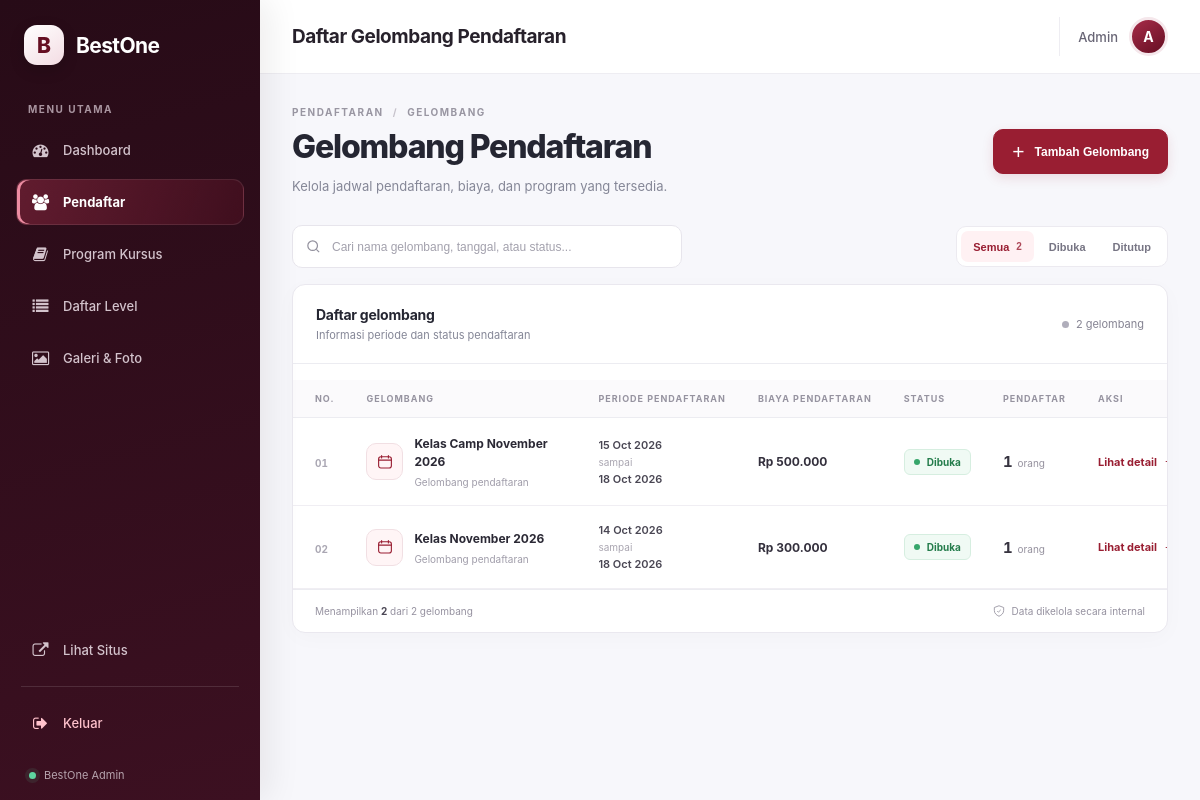
The page /admin/pendaftar (signed in) on the database its author committed.
### models/database.py (models this page shows, shortened)
class Periode(db.Model):
    __tablename__ = 'periode'
    id = db.Column(db.Integer, primary_key=True)
    nama = db.Column(db.String(100), nullable=False)
    mulai = db.Column(db.DateTime)
    selesai = db.Column(db.DateTime)
    kelas_mulai = db.Column(db.DateTime)
    program_dibuka = db.Column(db.String(255))
    level_dibuka = db.Column(db.Text, nullable=True)
    biaya = db.Column(db.Integer)
    diskon = db.Column(db.Integer)
    link_grup_wa = db.Column(db.String(255))
    dibuat_pada = db.Column(db.DateTime, default=db.func.now())
    pendaftar = db.relationship('Pendaftar', backref='periode', lazy=True, cascade='all, delete-orphan')
    @property
    def biaya_akhir(self):
        if not self.biaya:
            return 0
        if not self.diskon:
            return self.biaya
        return int(self.biaya * (100 - self.diskon) / 100)
    @property
    def sedang_aktif(self):
        from datetime import datetime
        sekarang = datetime.now()
        if self.mulai and self.selesai:
            return self.mulai <= sekarang <= self.selesai
        if self.mulai:
            return sekarang >= self.mulai
        if self.selesai:
            return sekarang <= self.selesai
        return False

### routes/admin/pendaftar.py (the view)
@pendaftar_bp.route('/pendaftar')
def pendaftar():
    cek = cek_login()
    if cek: return cek
    daftar_periode = Periode.query.order_by(Periode.dibuat_pada.desc()).all()
    daftar_program = ProgramKursus.query.order_by(ProgramKursus.nama).all()
    daftar_level = Level.query.order_by(Level.nama).all()
    return render_template('admin/pendaftar.html',
        halaman='pendaftar',
        daftar_periode=daftar_periode,
        daftar_program=daftar_program,
        daftar_level=daftar_level,
    )

### app.py (called while the page is built)
@app.before_request
def force_https():
    if request.headers.get("X-Forwarded-Proto") == "https":
        request.environ["wsgi.url_scheme"] = "https"

### routes/admin/pendaftar.py (called while the page is built)
def cek_login():
    if not session.get('admin_logged_in'):
        return redirect(url_for('login.login'))

### templates/admin/pendaftar.html (shortened to what this page needs)
{% extends "admin/base_admin.html" %}
{% block judul_halaman %}Daftar Gelombang Pendaftaran{% endblock %}
{% block isi %}
<div class="gelombang-header">
  <div class="gelombang-heading">
    <div class="gelombang-breadcrumb">
      <span>PENDAFTARAN</span>
      <span class="breadcrumb-separator">/</span>
      <span>GELOMBANG</span>
    </div>
    <h2>Gelombang Pendaftaran</h2>
    <p>Kelola jadwal pendaftaran, biaya, dan program yang tersedia.</p>
  </div>
  <button class="btn-utama" id="btnBukaModalTambah" type="button">
    <span class="ikon-plus">+</span>
    Tambah Gelombang
  </button>
</div>
<div class="gelombang-toolbar">
  <div class="gelombang-search">
    <svg viewBox="0 0 24 24" fill="none" aria-hidden="true">
      <circle cx="10.8" cy="10.8" r="6.8"></circle>
      <path d="m16 16 4 4"></path>
    </svg>
    <input
      type="text"
      id="cariPeriode"
      placeholder="Cari nama gelombang, tanggal, atau status..."
      autocomplete="off"
    >
  </div>
  <div class="filter-status" role="group" aria-label="Filter status gelombang">
    <button type="button" class="filter-status-btn aktif-filter" data-filter="semua">
      Semua <span class="filter-jumlah">{{ daftar_periode|length }}</span>
    </button>
    <button type="button" class="filter-status-btn" data-filter="aktif">
      Dibuka
    </button>
    <button type="button" class="filter-status-btn" data-filter="tutup">
      Ditutup
    </button>
  </div>
</div>
<div class="gelombang-panel">
  <div class="gelombang-panel-heading">
    <div>
      <h3>Daftar gelombang</h3>
      <p>Informasi periode dan status pendaftaran</p>
    </div>
    <span class="total-gelombang">
      <span class="total-gelombang-dot"></span>
      <span id="jumlahHasil">{{ daftar_periode|length }} gelombang</span>
    </span>
  </div>
  <div class="tabel-wrapper">
    <table class="tabel-data" id="tabelPeriode">
      <thead>
        <tr>
          <th class="kolom-no">NO.</th>
          <th>GELOMBANG</th>
          <th>PERIODE PENDAFTARAN</th>
          <th>BIAYA PENDAFTARAN</th>
          <th>STATUS</th>
          <th>PENDAFTAR</th>
          <th class="kolom-aksi">AKSI</th>
        </tr>
      </thead>
      <tbody>
        {% for p in daftar_periode %}
        <tr
          class="baris-periode"
          data-status="{{ 'aktif' if p.sedang_aktif else 'tutup' }}"
        >
          <td class="kolom-no">
            <span class="nomor-baris">{{ '%02d'|format(loop.index) }}</span>
          </td>
          <td class="sel-gelombang">
            <div class="nama-gelombang">
              <span class="gelombang-mark">
                <svg viewBox="0 0 24 24" fill="none" aria-hidden="true">
                  <rect x="3.5" y="5" width="17" height="15" rx="3"></rect>
                  <path d="M7.5 3.5v3M16.5 3.5v3M3.5 9.5h17"></path>
                </svg>
              </span>
              <div class="nama-gelombang-info">
                <strong>{{ p.nama }}</strong>
                <span>Gelombang pendaftaran</span>
              </div>
            </div>
          </td>
          <td>
            <div class="tanggal-periode">
              {% if p.mulai and p.selesai %}
                <strong>{{ p.mulai.strftime('%d %b %Y') }}</strong>
                <span>sampai</span>
                <strong>{{ p.selesai.strftime('%d %b %Y') }}</strong>
              {% elif p.mulai %}
                <strong>{{ p.mulai.strftime('%d %b %Y') }}</strong>
                <span>Tanggal mulai</span>
              {% elif p.selesai %}
                <strong>{{ p.selesai.strftime('%d %b %Y') }}</strong>
                <span>Batas pendaftaran</span>
              {% else %}
                <span class="data-kosong">Belum ditentukan</span>
              {% endif %}
            </div>
          </td>
          <td>
            {% if p.biaya %}
              <div class="biaya-info">
                <strong>Rp {{ "{:,}".format(p.biaya_akhir).replace(',', '.') }}</strong>
              </div>
            {% else %}
              <span class="data-kosong">Tidak ditentukan</span>
            {% endif %}
          </td>
          <td>
            {% if p.sedang_aktif %}
              <span class="status-pill status-dibuka">
                <span class="status-indikator"></span>
                Dibuka
              </span>
            {% else %}
              <span class="status-pill status-ditutup">
                <span class="status-indikator"></span>
                Ditutup
              </span>
            {% endif %}
          </td>
          <td>
            <div class="pendaftar-info">
              <span class="pendaftar-angka">{{ p.pendaftar|length }}</span>
              <span>orang</span>
            </div>
          </td>
          <td class="kolom-aksi">
            <div class="aksi-modern">
              <a
                href="{{ url_for('admin_pendaftar.detail', periode_id=p.id) }}"
                class="aksi-detail"
                title="Lihat detail gelombang"
              >
                Lihat detail
                <svg viewBox="0 0 24 24" fill="none" aria-hidden="true">
                  <path d="M5 12h14M13 5l7 7-7 7"></path>
                </svg>
              </a>
            </div>
          </td>
        </tr>
        {% endfor %}
      </tbody>
    </table>
  </div>
  <div class="gelombang-panel-footer">
    <span>Menampilkan <strong id="jumlahTerlihat">{{ daftar_periode|length }}</strong> dari {{ daftar_periode|length }} gelombang</span>
    <span class="footer-aman">
      <svg viewBox="0 0 24 24" fill="none" aria-hidden="true">
        <path d="M12 3 20 6v5c0 5-3.5 8-8 10-4.5-2-8-5-8-10V6l8-3Z"></path>
        <path d="m9 12 2 2 4-4"></path>
      </svg>
      Data dikelola secara internal
    </span>
  </div>
</div>
{% endblock %}

### templates/admin/base_admin.html (shortened to what this page needs)
<!DOCTYPE html>
<html lang="id">
<head>
  <link rel="stylesheet" href="https://cdnjs.cloudflare.com/ajax/libs/font-awesome/4.7.0/css/font-awesome.min.css">
  <link rel="stylesheet" href="{{ url_for('static', filename='css/admin/base.css') }}">
</head>
<body>
  <div class="admin-wrapper">
    <aside class="sidebar" id="sidebar">
      <div class="sidebar-inner">
        <a href="{{ url_for('admin_dashboard.dashboard') }}" class="sidebar-logo">
          <span class="logo-mark">B</span>
          <span class="logo-text">BestOne</span>
        </a>
        <div class="sidebar-label">MENU UTAMA</div>
        <nav class="sidebar-menu">
          <ul>
            <li>
              <a href="{{ url_for('admin_dashboard.dashboard') }}"
                class="menu-link {% if halaman == 'dashboard' %}aktif{% endif %}">
                <i class="fa fa-tachometer"></i>
                <span>Dashboard</span>
              </a>
            </li>
            <li>
              <a href="{{ url_for('admin_pendaftar.pendaftar') }}"
                class="menu-link {% if halaman == 'pendaftar' %}aktif{% endif %}">
                <i class="fa fa-users"></i>
                <span>Pendaftar</span>
              </a>
            </li>
            <li>
              <a href="{{ url_for('admin_program.daftar_program') }}"
                class="menu-link {% if halaman == 'program' %}aktif{% endif %}">
                <i class="fa fa-book"></i>
                <span>Program Kursus</span>
              </a>
            </li>
            <li>
              <a href="{{ url_for('admin_level.daftar_level') }}"
                class="menu-link {% if halaman == 'daftar_level' %}aktif{% endif %}">
                <i class="fa fa-list"></i>
                <span>Daftar Level</span>
              </a>
            </li>
            <li>
              <a href="#" class="menu-link">
                <i class="fa fa-picture-o"></i>
                <span>Galeri &amp; Foto</span>
              </a>
            </li>
          </ul>
        </nav>
        <div class="sidebar-footer">
          <a href="/" class="menu-link">
            <i class="fa fa-external-link"></i>
            <span>Lihat Situs</span>
          </a>
          <div class="sidebar-divider"></div>
          <a href="{{ url_for('login.login') }}" class="menu-link keluar">
            <i class="fa fa-sign-out"></i>
            <span>Keluar</span>
          </a>
          <div class="sidebar-version">
            <span class="status-dot"></span>
            BestOne Admin
          </div>
        </div>
      </div>
    </aside>
    <div class="konten-wrapper">
      <header class="header-atas">
        <div class="header-inner">
          <h2 class="judul-halaman">{% block judul_halaman %}Dashboard{% endblock %}</h2>
          <div class="admin-info">
            <span class="admin-nama">Admin</span>
            <div class="admin-avatar">A</div>
          </div>
        </div>
      </header>
      <main class="isi-halaman">
        {% block isi %}{% endblock %}
      </main>
    </div>
  </div>
</body>
</html>

### static/css/admin/base.css (style rules this page uses)
* { margin: 0; padding: 0; box-sizing: border-box; }
body { font-family: system-ui, -apple-system, sans-serif; background: #f4f6f9; color: #1f2937; min-height: 100vh; }
.admin-wrapper { display: flex; min-height: 100vh; }
:root { --admin-primary: #8e1932; --admin-primary-dark: #650e22; --admin-sidebar: #270b17; --admin-sidebar-bottom: #3c1021; --admin-text: #20202b; --admin-muted: #8b8b9b; --admin-border: #eeedf2; --admin-bg: #f7f7fb; --admin-radius: 14px; }
body { background: var(--admin-bg); color: var(--admin-text); font-family: Inter, system-ui, -apple-system, sans-serif; }
.sidebar { width: 260px; position: fixed; inset: 0 auto 0 0; z-index: 1000; color: #fff; background: linear-gradient( 165deg, var(--admin-sidebar) 0%, var(--admin-sidebar-bottom) 100% ); overflow-x: hidden; overflow-y: auto; transition: transform .28s ease, width .28s ease; box-shadow: 8px 0 32px rgba(30, 8, 19, .08); }
.sidebar-inner { display: flex; flex-direction: column; min-height: 100%; padding: 25px 16px 18px; }
.sidebar-logo { display: flex; align-items: center; gap: 12px; padding: 0 8px; margin-bottom: 38px; text-decoration: none; color: white; }
.logo-mark { flex: 0 0 40px; width: 40px; height: 40px; display: grid; place-items: center; border-radius: 13px; color: var(--admin-primary-dark); background: linear-gradient(145deg, #fff, #f3dce3); font-size: 21px; font-weight: 850; box-shadow: 0 5px 15px rgba(0, 0, 0, .16); }
.logo-text { font-size: 21px; font-weight: 750; letter-spacing: -.6px; }
.sidebar-label { padding: 0 12px; margin-bottom: 12px; color: #a995a0; font-size: 10px; font-weight: 750; letter-spacing: 1.5px; }
.sidebar-menu ul { list-style: none; display: flex; flex-direction: column; gap: 6px; }
.menu-link { position: relative; display: flex; align-items: center; gap: 13px; min-height: 46px; padding: 12px 14px; border: 1px solid transparent; border-radius: 11px; color: #d3c3cc; text-decoration: none; font-size: 13px; font-weight: 500; transition: background .2s ease, color .2s ease, border-color .2s ease; }
.menu-link > i:first-child { width: 19px; flex-shrink: 0; text-align: center; font-size: 16px; }
.menu-link.aktif { color: #fff; font-weight: 650; background: linear-gradient( 110deg, rgba(185, 55, 83, .38), rgba(142, 25, 50, .19) ); border-color: rgba(255, 255, 255, .09); box-shadow: inset 3px 0 #ed8ca2; }
.sidebar-footer { margin-top: auto; padding-top: 30px; }
.sidebar-divider { height: 1px; margin: 13px 5px; background: rgba(255, 255, 255, .12); }
.menu-link.keluar { color: #ffc2cc; }
.sidebar-version { display: flex; align-items: center; gap: 8px; padding: 22px 13px 0; color: #b6a3ad; font-size: 11px; }
.status-dot { width: 7px; height: 7px; border-radius: 50%; background: #5ed6a0; box-shadow: 0 0 0 4px rgba(94, 214, 160, .1); }
.konten-wrapper { flex: 1; min-width: 0; min-height: 100vh; margin-left: 260px; display: flex; flex-direction: column; transition: margin-left .28s ease; }
.header-atas { position: sticky; top: 0; z-index: 800; padding: 17px 32px; background: rgba(255, 255, 255, .92); border-bottom: 1px solid var(--admin-border); backdrop-filter: blur(16px); -webkit-backdrop-filter: blur(16px); }
.header-inner { display: flex; align-items: center; gap: 15px; min-height: 38px; }
.judul-halaman { flex: 1; min-width: 0; color: #27212b; font-size: 19px; font-weight: 750; letter-spacing: -.45px; }
.admin-info { display: flex; align-items: center; gap: 11px; padding-left: 18px; border-left: 1px solid var(--admin-border); }
.admin-nama { color: #686575; font-size: 13px; font-weight: 550; }
.admin-avatar { display: grid; place-items: center; width: 39px; height: 39px; border: 3px solid #f5e7eb; border-radius: 50%; color: #fff; background: linear-gradient(145deg, #a72c49, #650e22); font-size: 14px; font-weight: 750; }
.isi-halaman { flex: 1; min-width: 0; padding: 30px 32px; }
.isi-halaman { flex: 1; padding: 32px; }
.tabel-wrapper { overflow-x: auto; margin-top: 16px; }
.tabel-data { width: 100%; border-collapse: collapse; }
.tabel-data th, .tabel-data td { padding: 14px 12px; text-align: left; border-bottom: 1px solid #f0f0f0; font-size: 14px; }
.tabel-data th { background: #f9fafb; font-weight: 600; color: #374151; }

### rows shown on the page
Periode: index "01", nama "Kelas Camp November 2026", mulai "15 Oct 2026", selesai "18 Oct 2026", biaya+diskon "500.000", shows "Dibuka", pendaftar|length "1"
Periode: index "02", nama "Kelas November 2026", mulai "14 Oct 2026", selesai "18 Oct 2026", biaya+diskon "300.000", shows "Dibuka", pendaftar|length "1"

### other values the page prints
{{ daftar_periode|length }} "2"
